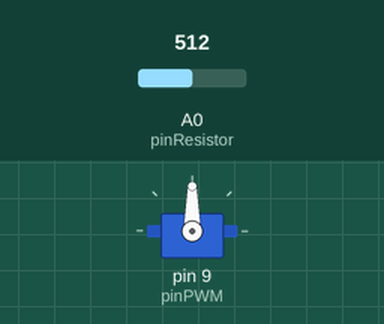
Recording of a sketch running on a simulated Arduino Uno, built with avr-gcc and run on an emulated ATmega328P. Shown: servo. The inputs (shaded band) are chosen by the test bench; at power-on: A0 (pinResistor) = 512.

Above: at 1.2 s.
1.3 s: A0 (pinResistor) set to 716
At 2.3 s:
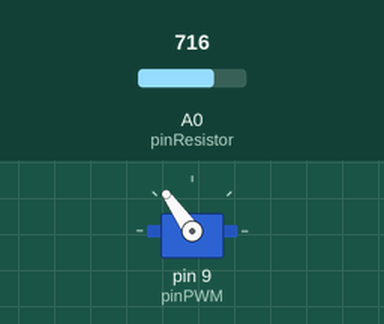
2.8 s: A0 (pinResistor) set to 900
At 3.4 s:
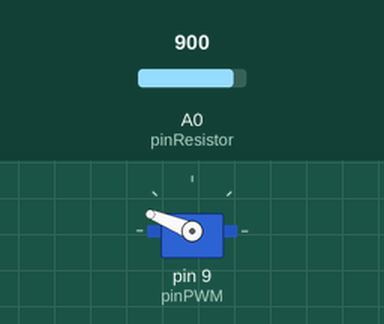
4.3 s: A0 (pinResistor) set to 1023
At 5.5 s:
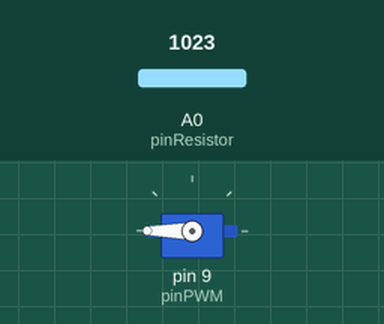
5.8 s: A0 (pinResistor) set to 306
At 6.9 s:
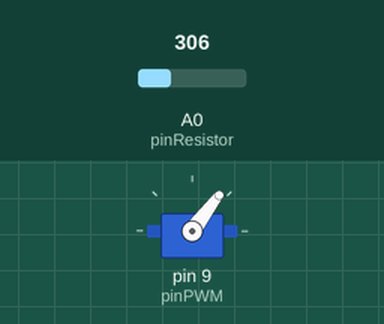
7.3 s: A0 (pinResistor) set to 122
At 8.0 s:
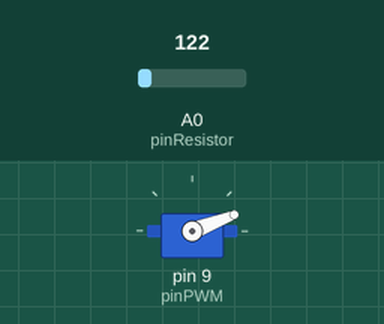
Timing chart, 0 to 9.8 s (numbered marks = the images above; inputs shaded):
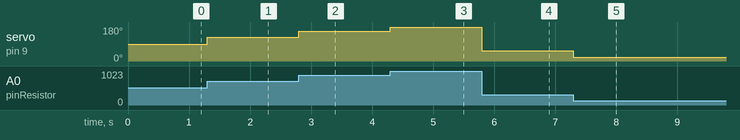

Measured:
- after the input at 1.3 s, servo on pin 9 (pinPWM): 90° → 125° at once
- after the input at 2.8 s, servo on pin 9 (pinPWM): 125° → 158° at once
- after the input at 4.3 s, servo on pin 9 (pinPWM): 158° → 180° at once
- after the input at 5.8 s, servo on pin 9 (pinPWM): 180° → 53° at once
- after the input at 7.3 s, servo on pin 9 (pinPWM): 53° → 21° at once

The sketch:

Servo_Potensio_IOT_bangoen.ino
```cpp
#include <Servo.h>

Servo myservo;  // create servo object to control a servo
// twelve servo objects can be created on most boards

int pos = 0;    // variable to store the servo position

#define pinResistor A0
#define pinPWM 9

void setup() {
  myservo.attach(pinPWM);  // attaches the servo on pin 9 to the servo object
}

void loop() {
int reading = analogRead(pinResistor);
int angle = map(reading, 0, 1023, 0, 180);
myservo.write(angle);
}
```
